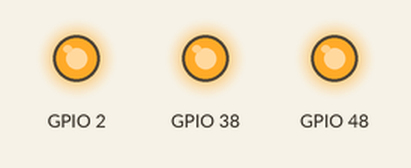
Simulated run of this sketch. Board: ESP32-S3. On the bench: output pins drawn as LEDs (lit = HIGH). What the sketch prints to the serial monitor is not drawn.

Above: at 0.2 s.
At 1.7 s:
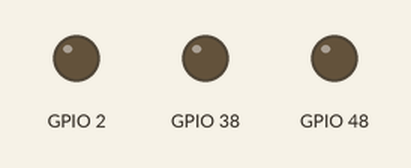
Timing chart, 0 to 3.0 s (numbered marks = the images above):
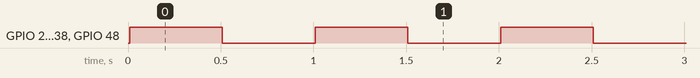

Measured:
- by itself, GPIO 2, GPIO 38, GPIO 48: alternates HIGH for 0.50 s and LOW for 0.50 s

The sketch:

basic_boot_test.ino
```cpp
// Ultra-simple boot test - blinks LED and prints to Serial
// If this doesn't work, there's a hardware/USB issue

void setup() {
  Serial.begin(115200);

  // Wait for Serial (but don't hang forever)
  for(int i = 0; i < 20 && !Serial; i++) {
    delay(100);
  }

  Serial.println();
  Serial.println();
  Serial.println("==================");
  Serial.println("BOOT TEST STARTED");
  Serial.println("==================");
  Serial.print("Chip: ESP32-S3");
  Serial.println();
  Serial.print("Free Heap: ");
  Serial.println(ESP.getFreeHeap());
  Serial.println();
  Serial.println("If you see this, Serial is working!");
  Serial.println("Now blinking onboard LED...");

  // Try multiple possible LED pins
  pinMode(48, OUTPUT);
  pinMode(38, OUTPUT);
  pinMode(2, OUTPUT);
}

void loop() {
  static unsigned long lastPrint = 0;
  static int count = 0;

  // Blink all possible LED pins
  digitalWrite(48, HIGH);
  digitalWrite(38, HIGH);
  digitalWrite(2, HIGH);
  delay(500);

  digitalWrite(48, LOW);
  digitalWrite(38, LOW);
  digitalWrite(2, LOW);
  delay(500);

  // Print every 2 seconds
  if (millis() - lastPrint > 2000) {
    count++;
    Serial.print("[");
    Serial.print(count);
    Serial.print("] Alive at ");
    Serial.print(millis());
    Serial.println("ms");
    lastPrint = millis();
  }
}
```
